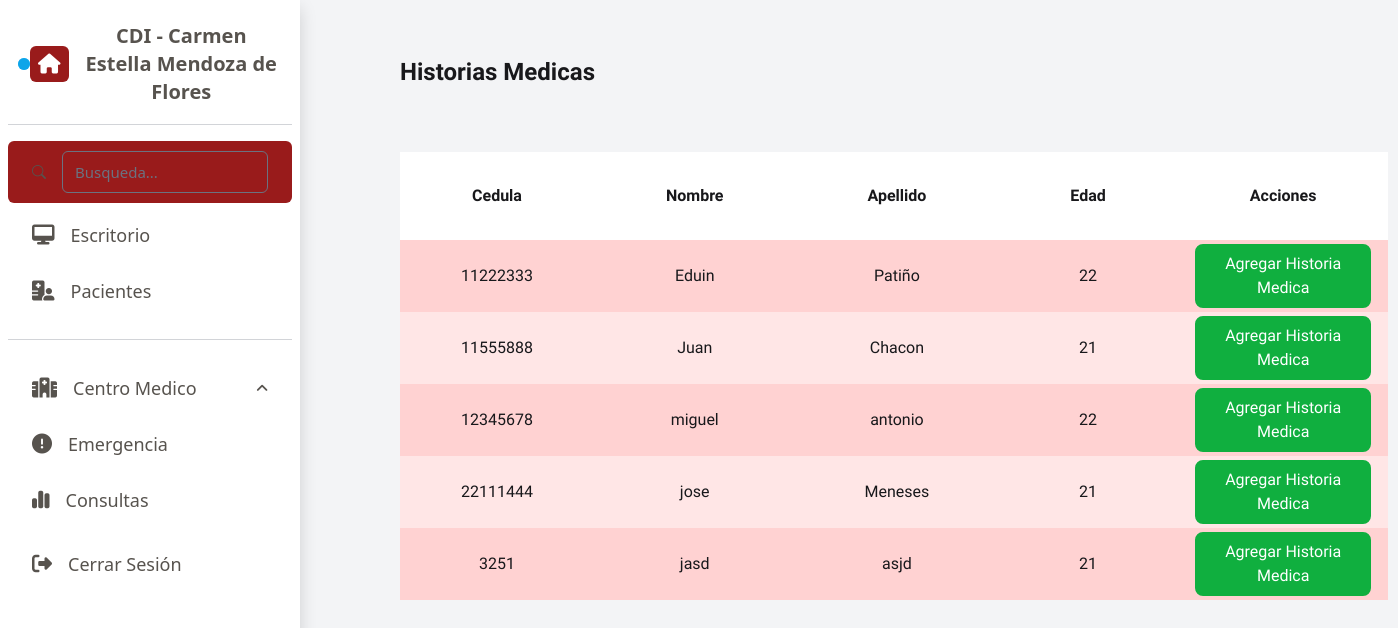
Screenshot of /vista/historias.php with the database file from the repository.
### tables this page shows
CREATE TABLE `pacientes` (
  `cedula` varchar(10) NOT NULL,
  `nombre` varchar(15) NOT NULL,
  `apellido` varchar(15) NOT NULL,
  `fechanac` date DEFAULT NULL,
  `edad` int NOT NULL,
  `telefono` varchar(15) DEFAULT NULL,
  `direccion` varchar(200) DEFAULT NULL,
  `ocupacion` varchar(30) DEFAULT NULL,
  `estadocivil` varchar(10) DEFAULT NULL,
  `habtoxico` varchar(30) DEFAULT NULL,
  `cedulap` varchar(10) NOT NULL,
  PRIMARY KEY (`cedula`),
  KEY `cedulape` (`cedulap`),
  CONSTRAINT `pacientes_ibfk_1` FOREIGN KEY (`cedulap`) REFERENCES `personal` (`cedulap`)
);

### vista/historias.php (the view, shortened to what this page needs)
<?php
    $db = conectarBD();
    $query = "SELECT * FROM pacientes";
    $resultadoConsulta = mysqli_query($db, $query);
    require 'comunes/librerias.php';
    require 'comunes/head.php';
?>
<body class="form-paciente bg-gray-100">
    <section class="contenedor text-zinc-900">
        <h1 class="text-2xl py-6">Historias Medicas</h1>
        <table class="my-10 w-full">
            <thead>
                <tr>
                    <th>Cedula</th>
                    <th>Nombre</th>
                    <th>Apellido</th>
                    <th>Edad</th>
                    <th>Acciones</th>
                </tr>
            </thead>
            <tbody>
                <?php while($pacientes = mysqli_fetch_assoc($resultadoConsulta)): ?>
                <tr>
                    <td style="padding: 1.5rem;"> <?php echo $pacientes['cedula']; ?> </td>
                    <td> <?php echo $pacientes['nombre']; ?> </td>
                    <td> <?php echo $pacientes['apellido']; ?></td>
                    <td> <?php echo $pacientes['edad']; ?></td>
                    <td>
                        <form action="" method="POST" class="" style="display: flex; justify-content: center;">
                            <a href="?pagina=crear_historia&cedula=<?php echo $pacientes['cedula']; ?>" style="font-family: 'Sora'; background-color: rgb(16, 175, 63);
                            border-radius: 0.5rem; border: 0.5rem solid rgb(16, 175, 63); color: white; margin: 0rem 1rem;">Agregar Historia Medica</a>
                        </form>
                    </td>
                </tr>
                <?php endwhile; ?>
            </tbody>
        </table>
    </section>
</body>

### css/style.css (style rules this page uses)
.form-paciente { padding: 2rem 2rem 0rem 25rem; }
.contenedor { font-family: 'Sora'; }
.contenedor h1 { font-weight: 900; }
tr { text-align: center; }
th { padding: 2rem 4.5rem; background-color: rgb(255, 255, 255); }
table tbody tr:nth-child(even) { background-color: rgb(255, 230, 230); text-align: center; }
table tbody tr:nth-child(odd) { background-color: rgb(255, 210, 210); text-align: center; }

### rows the page displays
pacientes: cedula "11222333", nombre "Eduin", apellido "Patiño", edad "22"
pacientes: cedula "11555888", nombre "Juan", apellido "Chacon", edad "21"
pacientes: cedula "12345678", nombre "miguel", apellido "antonio", edad "22"
pacientes: cedula "22111444", nombre "jose", apellido "Meneses", edad "21"
pacientes: cedula "3251", nombre "jasd", apellido "asjd", edad "21"
